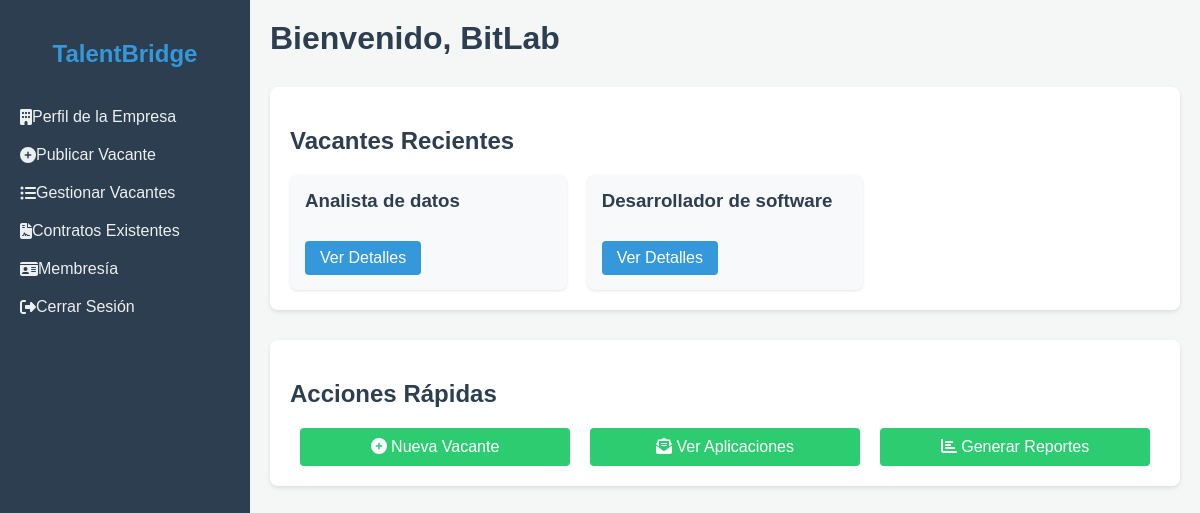
The page /user/empresa/empresa_dashboard.php (signed in) on the database its author committed.
### tables this page shows
CREATE TABLE Empresa (
  numero INT PRIMARY KEY AUTO_INCREMENT,
  nombre VARCHAR(30) NOT NULL,
  ciudad VARCHAR(30) NOT NULL,
  calle VARCHAR(30) NOT NULL,
  numeroCalle INT NOT NULL,
  colonia VARCHAR(30) NOT NULL,
  codigoPostal INT NOT NULL,
  nombreCont VARCHAR(30) NOT NULL,
  primerApellidoCont VARCHAR(30) NOT NULL,
  segundoApellidoCont VARCHAR(30),
  usuario INT NOT NULL,
  FOREIGN KEY (usuario) REFERENCES Usuario(numero)
);

CREATE TABLE Vacante (
  numero INT PRIMARY KEY AUTO_INCREMENT,
  titulo VARCHAR(30) NOT NULL,
  descripcion VARCHAR(250) NOT NULL,
  salario INT,
  es_directo BOOLEAN NOT NULL,
  cantEmpleados INT NOT NULL,
  fechaInicio DATE NOT NULL,
  fechaCierre DATE NOT NULL,
  diasRestantes INT NOT NULL,
  estado BOOLEAN NOT NULL,
  tipo_contrato VARCHAR(5) NOT NULL,
  empresa INT NOT NULL,
  FOREIGN KEY (tipo_contrato) REFERENCES Tipo_Contrato(codigo),
  FOREIGN KEY (empresa) REFERENCES Empresa(numero)
);

### user/empresa/empresa_dashboard.php (the view, shortened to what this page needs)
<?php
include_once($_SERVER['DOCUMENT_ROOT'] . '/Outsourcing/config.php');
$query_empresa = "SELECT * FROM Empresa WHERE usuario = ?";
$stmt_empresa = mysqli_prepare($conexion, $query_empresa);
mysqli_stmt_bind_param($stmt_empresa, "i", $_SESSION['user_id']);
mysqli_stmt_execute($stmt_empresa);
$resultado_empresa = mysqli_stmt_get_result($stmt_empresa);
$empresa = mysqli_fetch_assoc($resultado_empresa);
$query_vacantes = "SELECT * FROM Vacante WHERE empresa = ? ORDER BY fechaInicio DESC LIMIT 5";
$stmt_vacantes = mysqli_prepare($conexion, $query_vacantes);
mysqli_stmt_bind_param($stmt_vacantes, "i", $empresa['numero']);
mysqli_stmt_execute($stmt_vacantes);
$resultado_vacantes = mysqli_stmt_get_result($stmt_vacantes);
 ?>
<!DOCTYPE html>
<html lang="es">
<head>
    <link rel="stylesheet" href="css/css.css">
</head>
<body>
    <div class="dashboard-container">
        <aside class="sidebar" id="sidebar">
            <div class="sidebar-header">
                <h2>TalentBridge</h2>
            </div>
            <nav class="sidebar-nav">
                <ul>
                    <li><a href="perfil_empresa.php"><i class="fas fa-building"></i> Perfil de la Empresa</a></li>
                    <li><a href="publicar_vacante.php"><i class="fas fa-plus-circle"></i> Publicar Vacante</a></li>
                    <li><a href="gestionar_vacantes.php"><i class="fas fa-list-ul"></i> Gestionar Vacantes</a></li>
                    <li><a href="contratos.php"><i class="fas fa-file-contract"></i> Contratos Existentes</a></li>
                    <li><a href="membresia.php"><i class="fas fa-id-card"></i> Membresía</a></li>
                    <li><a href="/Outsourcing/logout.php"><i class="fas fa-sign-out-alt"></i> Cerrar Sesión</a></li>
                </ul>
            </nav>
        </aside>
        <main class="main-content">
            <header class="main-header">
                <h1>Bienvenido, <?php echo htmlspecialchars($empresa['nombre']); ?></h1>
            </header>
            <section class="recent-vacancies">
                <h2>Vacantes Recientes</h2>
                <div class="vacancy-list">
                    <?php while ($vacante = mysqli_fetch_assoc($resultado_vacantes)): ?>
                        <div class="vacancy-item">
                            <h3><?php echo htmlspecialchars($vacante['titulo']); ?></h3>
                            <a href="detalle_vacante.php?id=<?php echo $vacante['numero']; ?>" class="btn-detail">Ver Detalles</a>
                        </div>
                    <?php endwhile; ?>
                </div>
            </section>
            <section class="quick-actions">
                <h2>Acciones Rápidas</h2>
                <div class="action-buttons">
                    <a href="publicar_vacante.php" class="btn-action"><i class="fas fa-plus-circle"></i> Nueva Vacante</a>
                    <a href="ver_aplicaciones.php" class="btn-action"><i class="fas fa-envelope-open-text"></i> Ver Aplicaciones</a>
                    <a href="reportes.php" class="btn-action"><i class="fas fa-chart-bar"></i> Generar Reportes</a>
                </div>
            </section>
        </main>
    </div>
</body>
</html>

### user/empresa/css/css.css (style rules this page uses)
body, html { margin: 0; padding: 0; font-family: 'Arial', sans-serif; background-color: #f4f7f6; }
.dashboard-container { display: flex; min-height: 100vh; }
.sidebar { width: 250px; background-color: #2c3e50; color: #ecf0f1; padding-top: 20px; transition: width 0.3s ease; }
.sidebar-header h2 { text-align: center; margin-bottom: 30px; color: #3498db; }
.sidebar-nav ul { list-style-type: none; padding: 0; }
.sidebar-nav ul li { padding: 10px 20px; }
.sidebar-nav ul li a { color: #ecf0f1; text-decoration: none; display: flex; align-items: center; }
.main-content { flex: 1; padding: 20px; transition: margin-left 0.3s ease; }
.main-header { display: flex; align-items: center; margin-bottom: 30px; }
.main-header h1 { margin: 0; color: #2c3e50; }
.recent-vacancies { background-color: #fff; border-radius: 8px; padding: 20px; box-shadow: 0 2px 4px rgba(0,0,0,0.1); margin-bottom: 30px; }
.recent-vacancies h2 { color: #2c3e50; margin-bottom: 20px; }
.vacancy-list { display: grid; grid-template-columns: repeat(auto-fill, minmax(250px, 1fr)); gap: 20px; }
.vacancy-item { background-color: #f8f9fa; border-radius: 8px; padding: 15px; box-shadow: 0 1px 3px rgba(0,0,0,0.1); }
.vacancy-item h3 { margin-top: 0; color: #2c3e50; }
.btn-detail { display: inline-block; background-color: #3498db; color: white; padding: 8px 15px; text-decoration: none; border-radius: 4px; margin-top: 10px; }
.quick-actions { background-color: #fff; border-radius: 8px; padding: 20px; box-shadow: 0 2px 4px rgba(0,0,0,0.1); }
.quick-actions h2 { color: #2c3e50; margin-bottom: 20px; }
.action-buttons { display: flex; justify-content: space-between; }
.btn-action { display: inline-block; background-color: #2ecc71; color: white; padding: 10px 20px; text-decoration: none; border-radius: 4px; text-align: center; flex: 1; margin: 0 10px; }

### rows shown on the page
empresa: nombre "BitLab"
vacante: titulo "Analista de datos"
vacante: titulo "Desarrollador de software"
